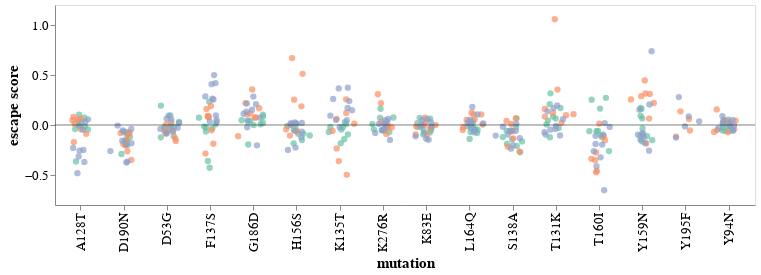

The code cell stored with this chart in its notebook:
### Code cell
# filtered sites, scatterplot
scatterplot = (
    alt.Chart()
    .encode(
        x=alt.X("mutation", 
                title="mutation",
               ),
        y=alt.Y(
            "escape_mean",
            title="escape score",
        ),
        xOffset='jitter:Q',
        color=alt.Color('age_group:N', 
                        legend=None
                       ).scale(scheme='set2'),
        detail='serum',
        tooltip=['serum', 'escape_mean']
    ).transform_calculate(jitter="sqrt(-2*log(random()))*cos(2*PI*random())")
    .mark_circle(size=40, opacity=0.7)
    .properties(width=700, height=200)
)

x_axis = alt.Chart(pd.DataFrame({'y': [0]})).mark_rule(opacity=0.5).encode(y='y')

faceted_scatter = alt.layer(
    scatterplot, x_axis, data=full_escape
).configure_axis(
    grid=False,
    labelFontSize=13,
    titleFontSize=15
)

# faceted_scatter_filtered.save('scratch_notebooks/figure_drafts/sitewise_escape_plots/230714_summed_escape_scatterplot.html')

faceted_scatter

### Figure 1 — Vega-Lite specification as saved in the notebook (floating-point values rounded to 4 significant figures; data arrays with more than 128 entries replaced by an {"elided": "..."} marker saying what was removed)
{"config": {"view": {"continuousWidth": 300, "continuousHeight": 300}, "axis": {"grid": false, "labelFontSize": 13, "titleFontSize": 15}}, "layer": [{"mark": {"type": "circle", "opacity": 0.7, "size": 40}, "encoding": {"color": {"field": "age_group", "legend": null, "scale": {"scheme": "set2"}, "type": "nominal"}, "detail": {"field": "serum", "type": "nominal"}, "tooltip": [{"field": "serum", "type": "nominal"}, {"field": "escape_mean", "type": "quantitative"}], "x": {"field": "mutation", "title": "mutation", "type": "nominal"}, "xOffset": {"field": "jitter", "type": "quantitative"}, "y": {"field": "escape_mean", "title": "escape score", "type": "quantitative"}}, "transform": [{"calculate": "sqrt(-2*log(random()))*cos(2*PI*random())", "as": "jitter"}]}, {"data": {"name": "data-06fd9f850666401b4599de5588b60692"}, "mark": {"type": "rule", "opacity": 0.5}, "encoding": {"y": {"field": "y", "type": "quantitative"}}}], "data": {"name": "data-7ddcdc6f7a32a5055f8233415855a015"}, "height": 200, "width": 700, "$schema": "https://vega.github.io/schema/vega-lite/v5.8.0.json", "datasets": {"data-7ddcdc6f7a32a5055f8233415855a015": {"elided": "414 records"}, "data-06fd9f850666401b4599de5588b60692": [{"y": 0}]}}
